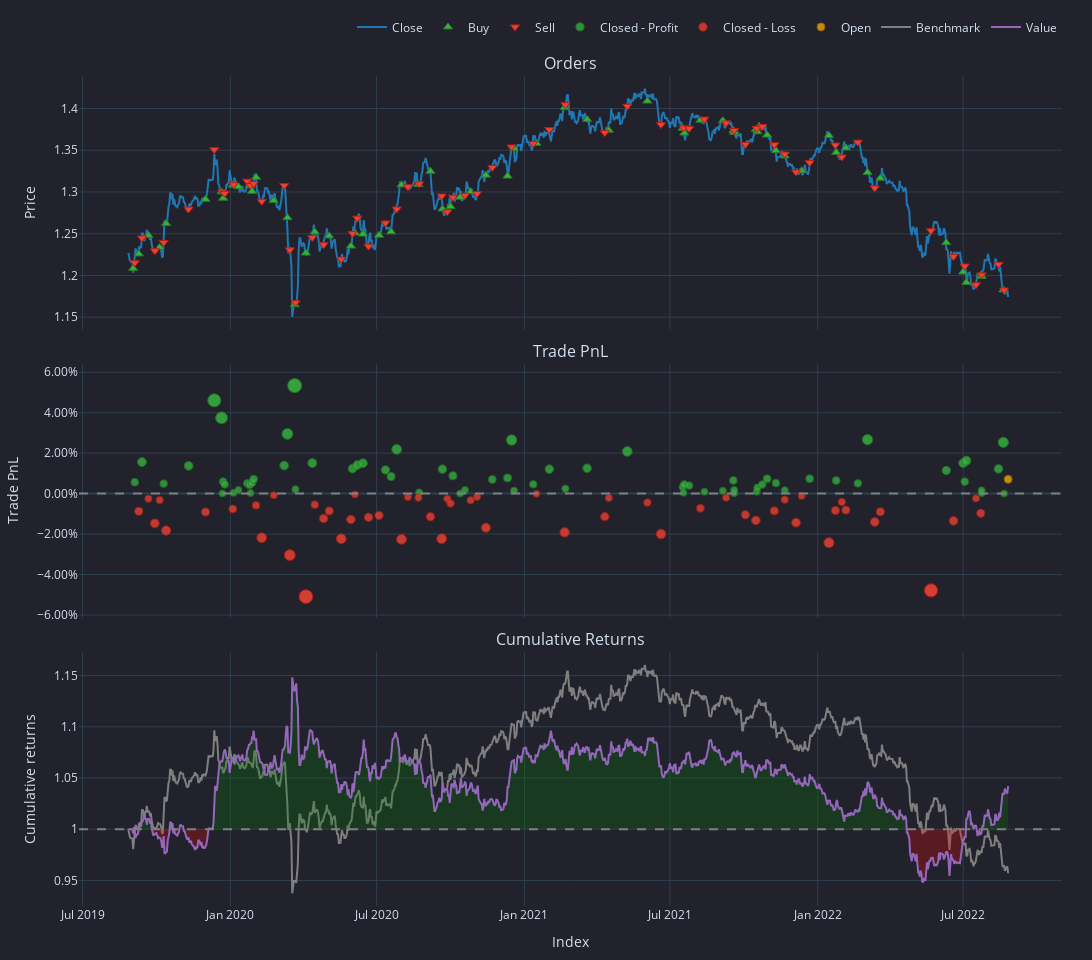

This figure's notebook cell:
### Code cell
# pf_2_bb_custom.plot().show() ## This takes too long (30 secs) as it uses 5m timeframe
pf_2_bb_custom.resample("1d").plot().show()
